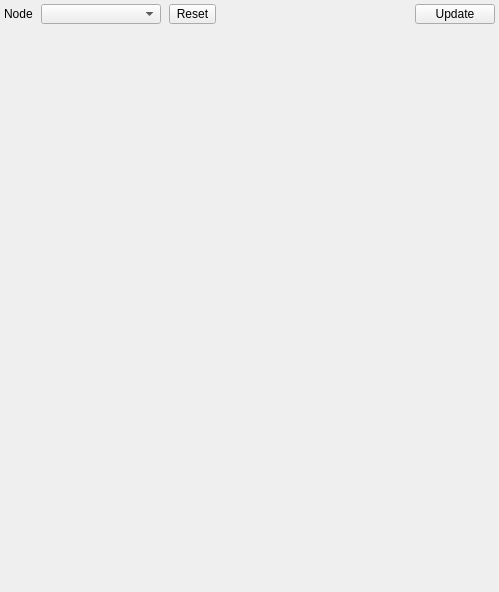
<?xml version="1.0" encoding="UTF-8"?>
<ui version="4.0">
 <class>geomViewWidget</class>
 <widget class="QWidget" name="geomViewWidget">
  <property name="geometry">
   <rect>
    <x>0</x>
    <y>0</y>
    <width>499</width>
    <height>592</height>
   </rect>
  </property>
  <property name="windowTitle">
   <string>GeomView</string>
  </property>
  <layout class="QGridLayout" name="gridLayout" rowstretch="0,1">
   <property name="horizontalSpacing">
    <number>4</number>
   </property>
   <property name="verticalSpacing">
    <number>2</number>
   </property>
   <property name="margin">
    <number>4</number>
   </property>
   <item row="0" column="0">
    <layout class="QHBoxLayout" name="horizontalLayout" stretch="0,0,0,1,0">
     <property name="spacing">
      <number>8</number>
     </property>
     <property name="leftMargin">
      <number>0</number>
     </property>
     <property name="rightMargin">
      <number>0</number>
     </property>
     <item>
      <widget class="QLabel" name="label">
       <property name="text">
        <string>Node</string>
       </property>
      </widget>
     </item>
     <item>
      <widget class="QComboBox" name="selector">
       <property name="minimumSize">
        <size>
         <width>120</width>
         <height>20</height>
        </size>
       </property>
       <property name="maximumSize">
        <size>
         <width>16777215</width>
         <height>20</height>
        </size>
       </property>
       <property name="frame">
        <bool>true</bool>
       </property>
      </widget>
     </item>
     <item>
      <widget class="QToolButton" name="btn_reset">
       <property name="minimumSize">
        <size>
         <width>0</width>
         <height>20</height>
        </size>
       </property>
       <property name="maximumSize">
        <size>
         <width>16777215</width>
         <height>20</height>
        </size>
       </property>
       <property name="toolTip">
        <string>Reset zoom</string>
       </property>
       <property name="text">
        <string>Reset</string>
       </property>
      </widget>
     </item>
     <item>
      <spacer name="horizontalSpacer">
       <property name="orientation">
        <enum>Qt::Horizontal</enum>
       </property>
       <property name="sizeHint" stdset="0">
        <size>
         <width>68</width>
         <height>20</height>
        </size>
       </property>
      </spacer>
     </item>
     <item>
      <widget class="QPushButton" name="btn_render">
       <property name="maximumSize">
        <size>
         <width>16777215</width>
         <height>20</height>
        </size>
       </property>
       <property name="text">
        <string>Update</string>
       </property>
      </widget>
     </item>
    </layout>
   </item>
   <item row="1" column="0">
    <widget class="GeomView" name="geomView" native="true"/>
   </item>
  </layout>
 </widget>
 <customwidgets>
  <customwidget>
   <class>GeomView</class>
   <extends>QWidget</extends>
   <header>gfx/geomView</header>
   <container>1</container>
   <slots>
    <slot>resetView()</slot>
   </slots>
  </customwidget>
 </customwidgets>
 <resources/>
 <connections>
  <connection>
   <sender>btn_render</sender>
   <signal>clicked()</signal>
   <receiver>geomViewWidget</receiver>
   <slot>updateViewer()</slot>
   <hints>
    <hint type="sourcelabel">
     <x>264</x>
     <y>23</y>
    </hint>
    <hint type="destinationlabel">
     <x>233</x>
     <y>249</y>
    </hint>
   </hints>
  </connection>
  <connection>
   <sender>btn_reset</sender>
   <signal>clicked()</signal>
   <receiver>geomView</receiver>
   <slot>resetView()</slot>
   <hints>
    <hint type="sourcelabel">
     <x>186</x>
     <y>14</y>
    </hint>
    <hint type="destinationlabel">
     <x>249</x>
     <y>307</y>
    </hint>
   </hints>
  </connection>
 </connections>
 <slots>
  <slot>updateViewer()</slot>
 </slots>
</ui>
